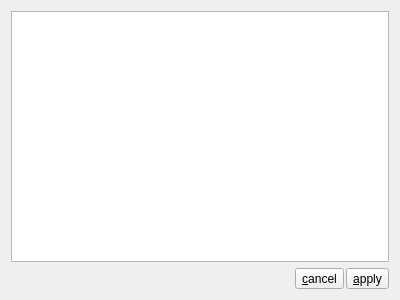
<?xml version="1.0" encoding="UTF-8"?>
<ui version="4.0">
 <class>xVAxisDefinitionDlg</class>
 <widget class="QDialog" name="xVAxisDefinitionDlg">
  <property name="geometry">
   <rect>
    <x>0</x>
    <y>0</y>
    <width>400</width>
    <height>300</height>
   </rect>
  </property>
  <property name="windowTitle">
   <string>axis definition</string>
  </property>
  <layout class="QVBoxLayout" name="verticalLayout">
   <item>
    <widget class="xVPropTable" name="pPropTable">
     <property name="alternatingRowColors">
      <bool>true</bool>
     </property>
     <property name="selectionMode">
      <enum>QAbstractItemView::SingleSelection</enum>
     </property>
     <property name="selectionBehavior">
      <enum>QAbstractItemView::SelectRows</enum>
     </property>
     <attribute name="horizontalHeaderVisible">
      <bool>false</bool>
     </attribute>
     <attribute name="horizontalHeaderStretchLastSection">
      <bool>true</bool>
     </attribute>
     <attribute name="verticalHeaderVisible">
      <bool>false</bool>
     </attribute>
     <attribute name="verticalHeaderDefaultSectionSize">
      <number>25</number>
     </attribute>
    </widget>
   </item>
   <item>
    <layout class="QHBoxLayout" name="horizontalLayout">
     <property name="spacing">
      <number>2</number>
     </property>
     <item>
      <spacer name="horizontalSpacer">
       <property name="orientation">
        <enum>Qt::Horizontal</enum>
       </property>
       <property name="sizeHint" stdset="0">
        <size>
         <width>40</width>
         <height>20</height>
        </size>
       </property>
      </spacer>
     </item>
     <item>
      <widget class="QToolButton" name="pCancelTB">
       <property name="text">
        <string>&amp;cancel</string>
       </property>
      </widget>
     </item>
     <item>
      <widget class="QToolButton" name="pApplyTB">
       <property name="text">
        <string>&amp;apply</string>
       </property>
      </widget>
     </item>
    </layout>
   </item>
  </layout>
 </widget>
 <customwidgets>
  <customwidget>
   <class>xVPropTable</class>
   <extends>QTableWidget</extends>
   <header location="global">xvproptable.h</header>
  </customwidget>
 </customwidgets>
 <resources/>
 <connections>
  <connection>
   <sender>pCancelTB</sender>
   <signal>clicked()</signal>
   <receiver>xVAxisDefinitionDlg</receiver>
   <slot>reject()</slot>
   <hints>
    <hint type="sourcelabel">
     <x>329</x>
     <y>275</y>
    </hint>
    <hint type="destinationlabel">
     <x>189</x>
     <y>271</y>
    </hint>
   </hints>
  </connection>
  <connection>
   <sender>pApplyTB</sender>
   <signal>clicked()</signal>
   <receiver>xVAxisDefinitionDlg</receiver>
   <slot>accept()</slot>
   <hints>
    <hint type="sourcelabel">
     <x>364</x>
     <y>279</y>
    </hint>
    <hint type="destinationlabel">
     <x>226</x>
     <y>281</y>
    </hint>
   </hints>
  </connection>
 </connections>
</ui>
